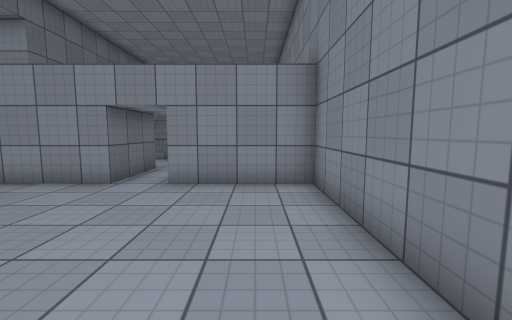
[1] (above)

13 first-person views from a walk through a scene from a Unity 3-D project. The camera is 1.3 m above the floor, tilts 6° down and sees 90° across. Doors are open. The floor is counted in squares, 1 m on a side. Each view is taken from the middle of a square. On the plan, view 1 faces up. The plan holds only what a view shows up to about 13 squares ahead; the rest is blank. The player character is not drawn. Surface patterns are stand-ins for the level's own textures.

[2]
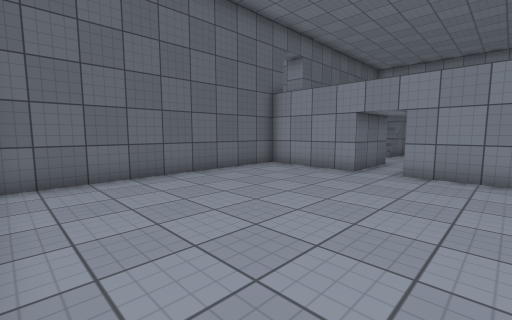

[3]
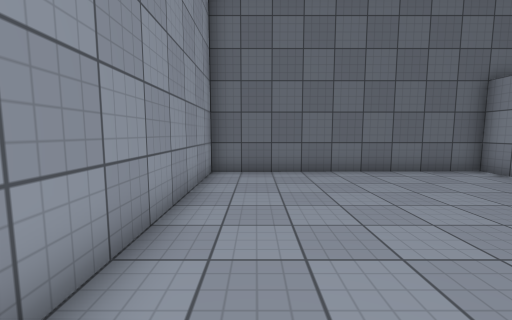

[4]
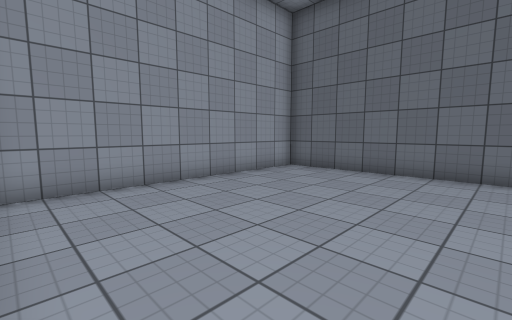

[5]
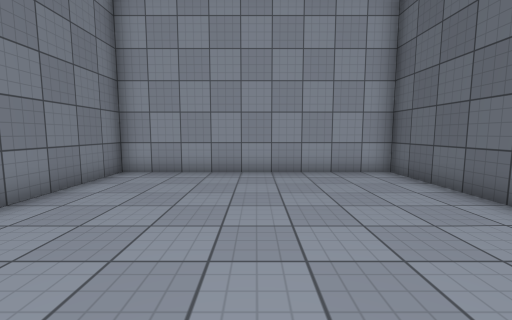

[6]
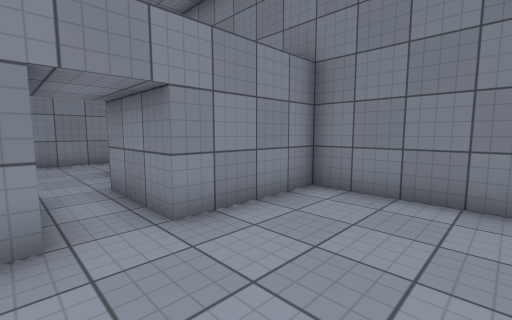

[7]
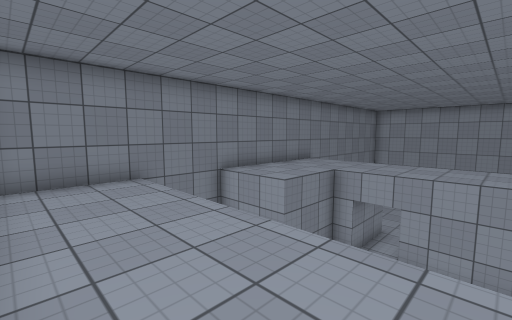

[8]
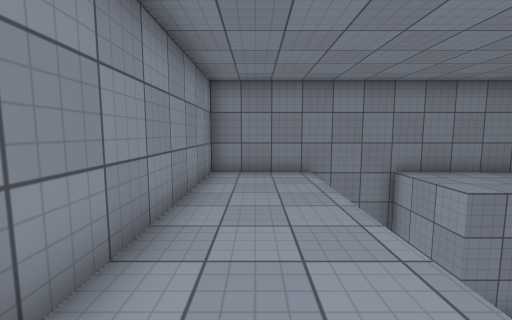

[9]
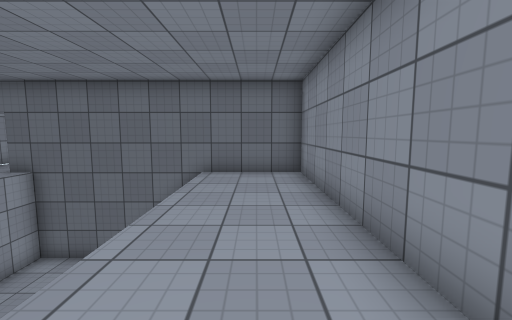

[10]
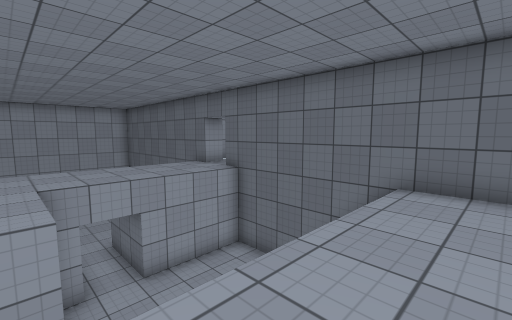

[11]
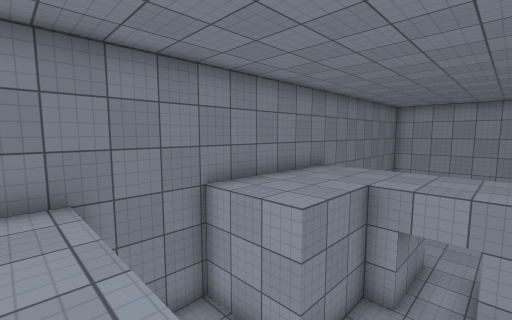

[12]
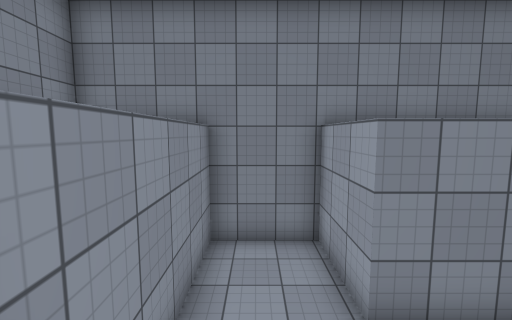

[13]
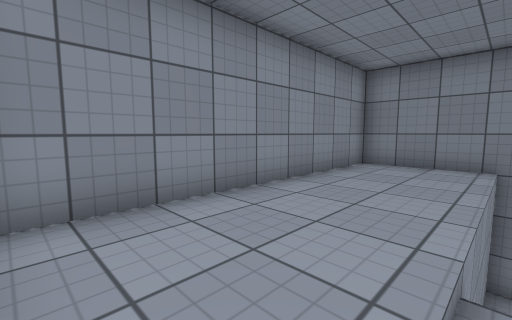

### Floor plan
Key: @ floor where view 1 was taken; # wall or solid block; . main floor; : floor 3 m higher than the main floor; / step, stairs or slope; D open door.
Columns run from 8 left of view 1 to 2 right of it. Each row starts with its distance up from view 1.
 19 ###########
 18 #:::::::::#
 17 #:::::::::#
 16 #:::::::::#
 15 #////.....#
 14 #/ / .....#
 13 #/   .....#
 12 #   ...####
 11 #......#
 10 #......#
  9 #####.##
  8    ##.##
  7 #####D#####
  6 #.........#
  5 #.........#
  4 #.........#
  3 #.........#
  2 #.........#
  1 #.........#
  0 #.......@.#
 -1 #.........#
 -2 #.........#
 -3 ###########

Positions as (right, up) in squares from view 1, and headings:
1: (0, 0), facing up
2: (0, -2), facing up-left
3: (1, -1), facing left
4: (1, 4), facing down-left
5: (-3, 6), facing down
6: (-4, 3), facing up-right
7: (-6, 18), facing down-right
8: (-7, 17), facing right
9: (1, 17), facing left
10: (-1, 17), facing down-left
11: (-4, 16), facing down-right
12: (-5, 14), facing right
13: (-7, 15), facing up-right
